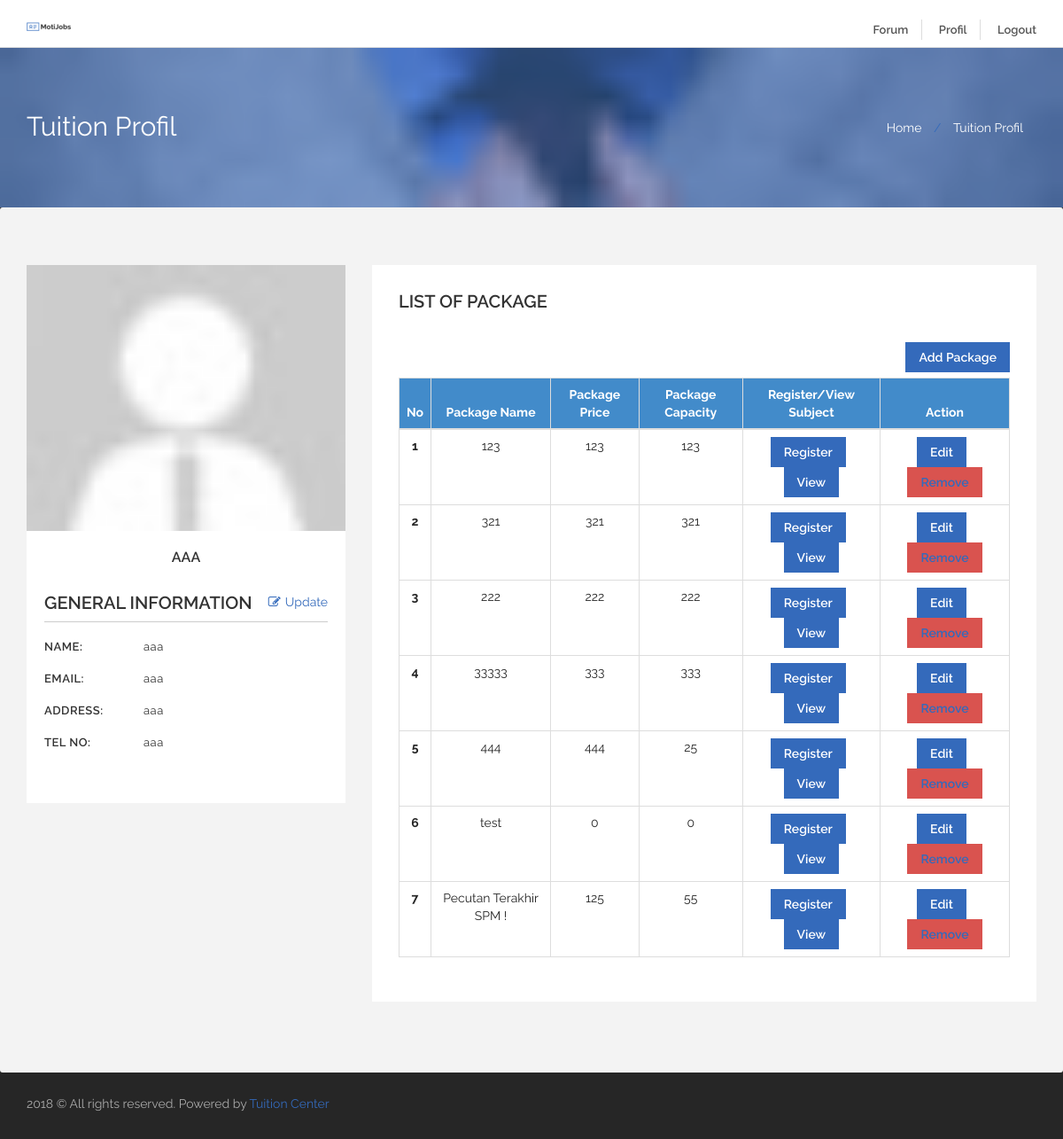
The app's page /tuition_profile.php?id=1 (signed in) with its own data.
### tables this page shows
CREATE TABLE IF NOT EXISTS `tuition` (
  `tuition_id` int(11) NOT NULL AUTO_INCREMENT,
  `tuition_name` varchar(100) NOT NULL,
  `tuition_telno` varchar(100) NOT NULL,
  `tuition_email` varchar(100) NOT NULL,
  `tuition_address` varchar(100) NOT NULL,
  `tuition_state` varchar(255) NOT NULL,
  `tuition_area` varchar(255) NOT NULL,
  `tuition_rating` float NOT NULL,
  `user_id` int(11) NOT NULL,
  PRIMARY KEY (`tuition_id`)
);

CREATE TABLE IF NOT EXISTS `tuition_package` (
  `package_id` int(11) NOT NULL AUTO_INCREMENT,
  `tuition_id` int(11) NOT NULL,
  `package_name` varchar(100) NOT NULL,
  `package_capacity` int(11) NOT NULL,
  `package_price` float NOT NULL,
  `package_subject` varchar(255) NOT NULL,
  `package_description` varchar(2048) NOT NULL,
  PRIMARY KEY (`package_id`)
);

### tuition_profile.php (the view, shortened to what this page needs)
<?php session_start();
 $usid = $_SESSION['user_id'];
 include_once("connection.php");
 $sql = "SELECT * FROM `tuition` WHERE `user_id` = '$usid'";
 $sql_usr = mysqli_query($myConnection,$sql) or die(mysqli_error($myConnection));
 $row = mysqli_fetch_array($sql_usr);
 $email = $row['tuition_email'];
 $telno = $row['tuition_telno'];
 $name = $row['tuition_name'];
 $address = $row['tuition_address'];
?>
<!doctype html>
<html lang="en">
  <head>
    <link rel="stylesheet" href="css/bootstrap.css">
    <link rel="stylesheet" href="css/font-awesome.min.css">
    <link rel="stylesheet" type="text/css" href="css/jquery.tagsinput.css" />
    <link rel="stylesheet" href="css/styles.css">
    <link rel="stylesheet" href="css/responsive.css">
  </head>
  <body>
    <div id="main-wrapper">
      <header id="header">
        <div class="header-top-bar">
         <?php include 'header.php'; ?>
        </div>
      </header>
      <div class="header-page-title job-registration clearfix">
        <div class="title-overlay"></div>
        <div class="container">
          <h1>Tuition Profil</h1>
          <ol class="breadcrumb">
            <li><a href="index.php">Home</a></li>
            <li class="active">Tuition Profil</li>
          </ol>
        </div>
      </div>
      <div id="page-content" class="candidate-profile">
        <div class="container">
          <div class="page-content mt30 mb30">
            <div class="">
              <div class="tab-pane active" id="candidate-profile">
                <div class="row">
                  <div class="col-md-4">
                    <div class="motijob-sidebar">
                      <div class="candidate-profile-picture">
                        <div class="upload-img-field">
                        </div>
                        <a href="#"><?php echo $name; ?></a>
                      </div>
                      <div class="candidate-general-info">
                        <div class="title clearfix">
                            <h6>General Information</h6>
                            <a class="pull-right" href="profile_update.php"><i class="fa fa-edit"></i>Update</a>
                          </div>
                        <ul class="list-unstyled">
                          <li><strong>Name:</strong><?php echo $name; ?></li>
                          <li><strong>Email:</strong><?php echo $email; ?></li>
                          <li><strong>Address:</strong><?php echo $address; ?></li>
                          <li><strong>Tel No:</strong><?php echo $telno; ?></li>
                        </ul>
                      </div>
                    </div>
                  </div>
                  <div class="col-md-8">
                    <div class="candidate-description">
                      <div class="candidate-details">
                        <div class="candidate-title">
                          <h5>List Of Package</h5>
                        </div>
                        <div class="form-banner-button">
                            <div class="pRemove-import pull-right">
                              <a class="btn btn-default" href='register_package.php'>Add Package</a>
                            </div>
                          </div>
                          <br><br>
                          <?php
                          include_once("connection.php");
                           $tuition_id = $_SESSION['tuition_id'];
                          $sql = "SELECT * FROM `tuition_package` WHERE `tuition_id` = '$tuition_id'";
                          $sql_tuition = mysqli_query($myConnection,$sql) or die(mysqli_error($myConnection));
                             ?>
                                <table class="table table-bordered">
                                      <thead>
                                        <tr class="bg-primary">
                                          <th scope="col"><center>No</center></th>
                                          <th scope="col"><center>Package Name</center></th>
                                          <th scope="col"><center>Package Price</center></th>
                                          <th scope="col"><center>Package Capacity</center></th>
                                          <th scope="col"><center>Register/View Subject</center></th>
                                          <th scope="col"><center>Action</center></th>
                                        </tr>
                                      </thead>
                                      <tbody>
                                        <?php
                                          $no = 1;
                                         while($row = mysqli_fetch_assoc($sql_tuition))
                                          {
                                             $id = $row['package_id'];
                                             $name = $row['package_name'];
                                             $capacity = $row['package_capacity'];
                                             $price = $row['package_price'];
                                            ?>
                                        <tr>
                                          <th scope="row"><center><?php echo $no; ?></center></th>
                                          <td><center><?php echo $name; ?></center></td>
                                          <td><center><?php echo $price; ?></center></td>
                                          <td><center><?php echo $capacity; ?></center></td>
                                          <td><center><button class="btn btn-default" onclick="location.href = 'edit_package.php?p_id=<?php echo $id; ?>';">Register</button> &nbsp; <button class="btn btn-default" onclick=''>View</button> </center></td>
                                          <td><center><button class="btn btn-default" onclick="location.href = 'edit_package.php?p_id=<?php echo $id; ?>';">Edit</button> &nbsp; <button class="btn btn-danger" onclick=''>Remove</button> </center></td>
                                        </tr>
                                         <?php $no ++;  } ?>
                                      </tbody>
                                    </table>
                      </div>
                    </div>
                  </div>
                </div>
              </div>
            </div>
          </div>
        </div>
      </div>
      <?php include 'footer.php'; ?>
    </div>
    </body>
  </html>

### records on screen
tuition: tuition_name "AAA", tuition_name "aaa", tuition_email "aaa", tuition_address "aaa", tuition_telno "aaa"
tuition_package: package_name "123", package_price "123", package_capacity "123"
tuition_package: package_name "321", package_price "321", package_capacity "321"
tuition_package: package_name "222", package_price "222", package_capacity "222"
tuition_package: package_name "33333", package_price "333", package_capacity "333"
tuition_package: package_name "444", package_price "444", package_capacity "25"
tuition_package: package_name "test", package_price "0", package_capacity "0"
tuition_package: package_name "Pecutan Terakhir SPM !", package_price "125", package_capacity "55"
